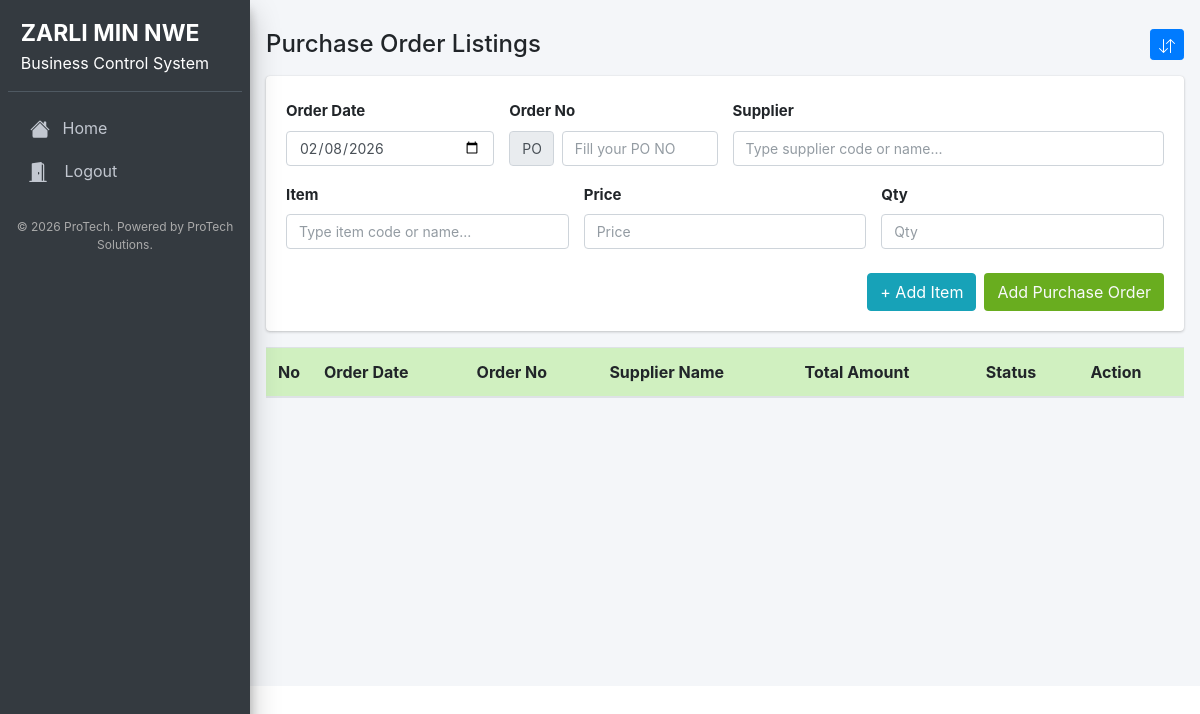
Before: /purchase_order.php (signed in) with the older database file.
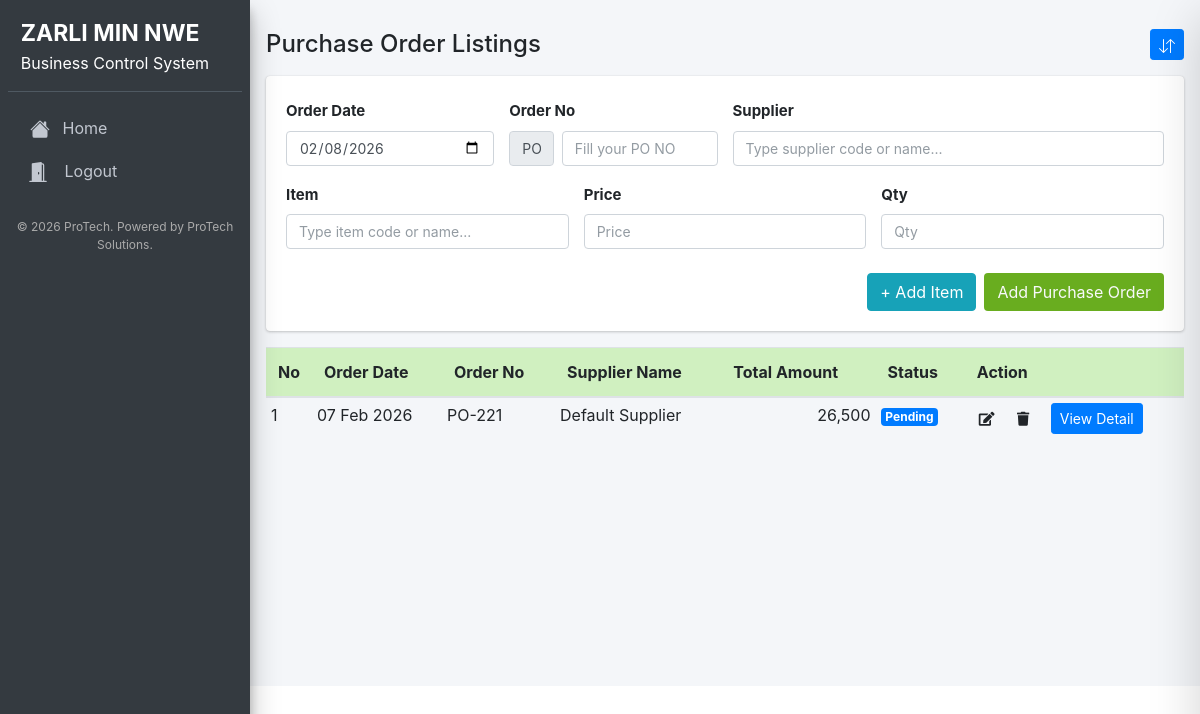
After: the same page with the newer database file.
### tables this page shows
CREATE TABLE `purchase_order` (
  `id` int(11) NOT NULL,
  `order_no` varchar(100) NOT NULL,
  `supplier_id` varchar(100) NOT NULL,
  `order_date` date NOT NULL,
  `status` varchar(100) NOT NULL
);

CREATE TABLE `supplier` (
  `id` int(11) NOT NULL,
  `supplier_id` varchar(100) NOT NULL,
  `supplier_name` varchar(255) NOT NULL,
  `supplier_phone` int(11) NOT NULL,
  `supplier_address` varchar(255) NOT NULL
);

### purchase_order.php (the view, shortened to what the changed rows need)
<?php
require '../Config/config.php';
include 'header.php';
    $purchase_orderstmt = $pdo->prepare("SELECT * FROM purchase_order ORDER BY id DESC");
    $purchase_orderstmt->execute();
    $purchase_orderdata = $purchase_orderstmt->fetchAll();
 ?>
  <div class="col-md-12 mt-4 px-3 pt-1">
  <div>
    <table class="table table-hover">
      <thead class="custom-thead">
        <tr>
          <th style="width: 10px">No</th>
          <th>Order Date</th>
          <th>Order No</th>
          <th>Supplier Name</th>
          <th>Total Amount</th>
          <th>Status</th>
          <th>Action</th>
        </tr>
      </thead>
      <tbody>
        <?php
          if ($purchase_orderdata) {
            $idd = 1;
            foreach ($purchase_orderdata as $value) {
              $id = $value['id'];
              $supplier_id = $value['supplier_id'];
              $order_no = $value['order_no'];
              $supplierIdstmt = $pdo->prepare("SELECT * FROM supplier WHERE supplier_id='$supplier_id'");
              $supplierIdstmt->execute();
              $supplierIdResult = $supplierIdstmt->fetch(PDO::FETCH_ASSOC);
              $total_amountstmt = $pdo->prepare("SELECT SUM(amount) AS total_amount FROM purchase_order_items WHERE order_no='$order_no'");
              $total_amountstmt->execute();
              $total_amount = $total_amountstmt->fetch(PDO::FETCH_ASSOC);
         ?>
        <tr>
          <td><?php echo $idd; ?></td>
          <td><?php echo date('d M Y', strtotime($value['order_date'])); ?></td>
          <td><?php echo $value['order_no']; ?></td>
          <td><?php echo $supplierIdResult['supplier_name']; ?></td>
          <td class="text-right"><?php echo number_format($total_amount['total_amount']); ?></td>
          <td>
            <div class="badge badge-primary">Pending</div>
          </td>
          <td>
            <button
                class="btn btn-sm"
                onclick="openDrawer(<?php echo $value['id']; ?>)">
              <i class="fas fa-edit"></i>
            </button>
            <a href="delete.php?table_name=purchase_order&id=<?php echo $id; ?>&order_no=<?php echo $value['order_no'] ?>" class="btn btn-sm delete-order">
              <i class="fas fa-trash"></i>
            </a>
            <a href="purchase_order_detail.php?order_no=<?php echo $value['order_no']; ?>" class="btn btn-sm btn-primary ml-2">View Detail</a>
          </td>
        </tr>
        <?php
          $idd++;
            }
          }
         ?>
      </tbody>
    </table>
  </div>
</div>

Changed rows visible on the page:
added purchase_order: order_date "07 Feb 2026", order_no "PO-221", supplier.supplier_name "Default Supplier", total_amount "26,500"
